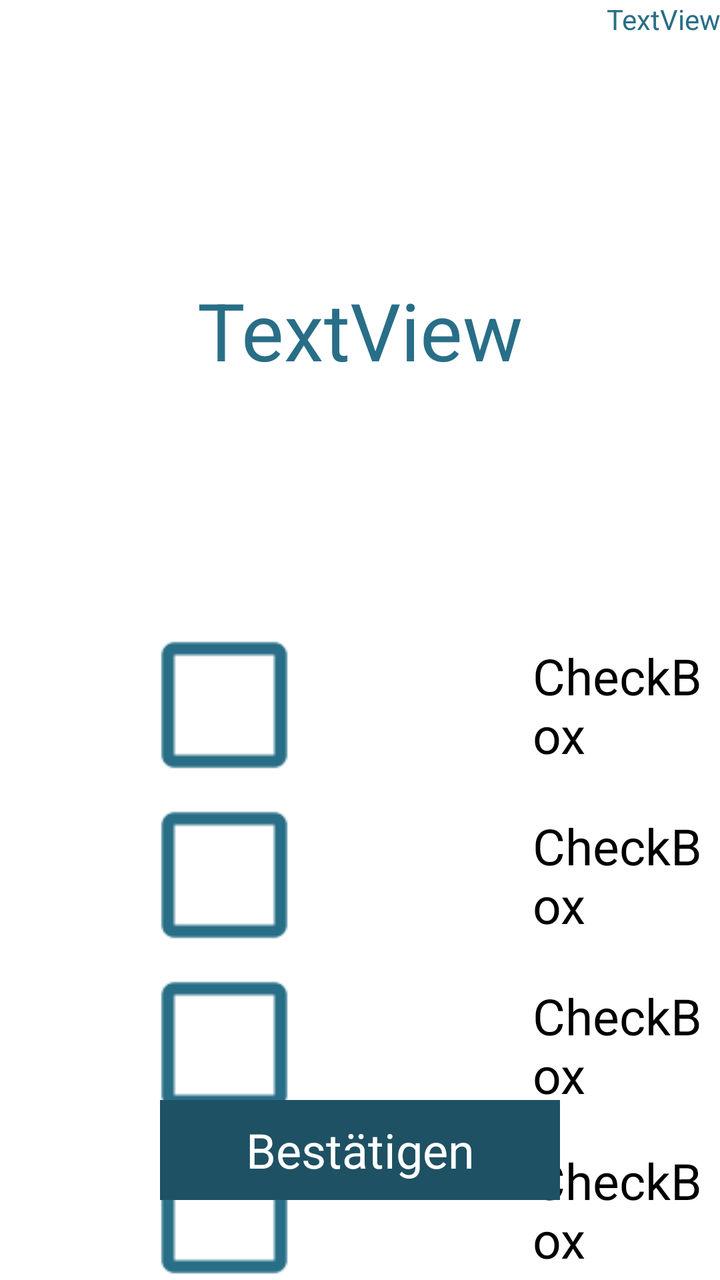
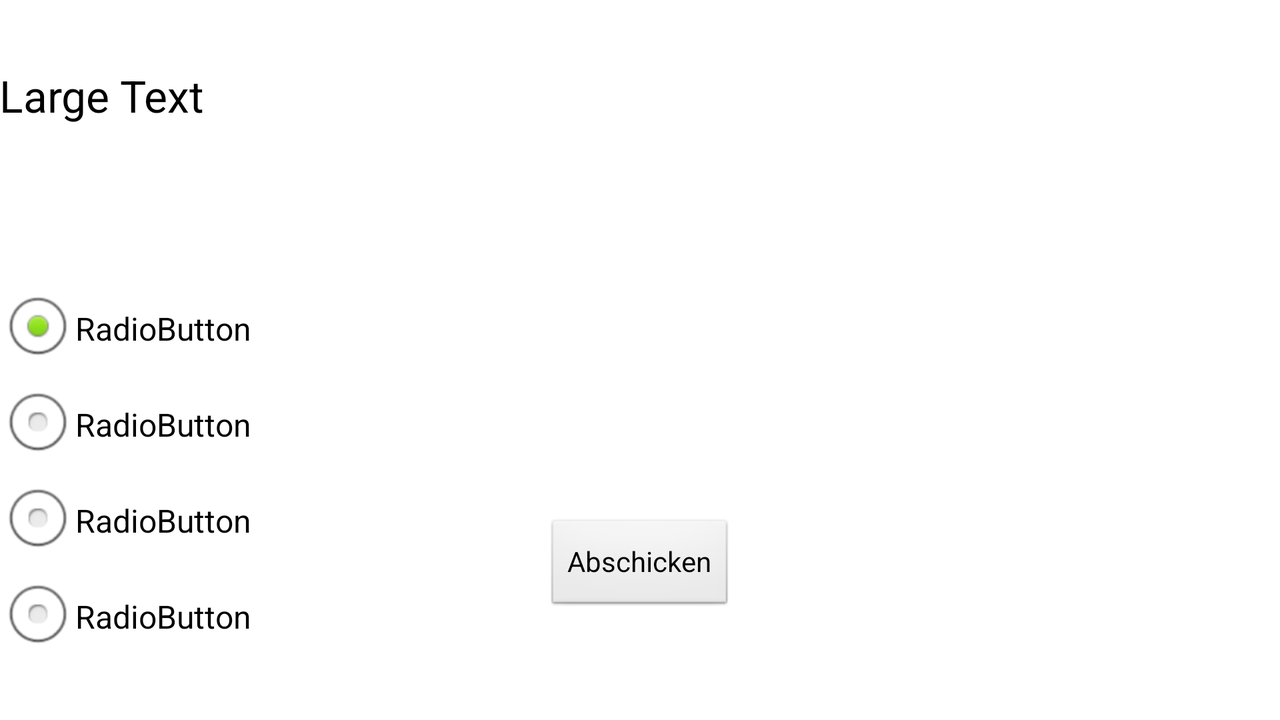

Compare how this app lays out the same screen by default and in its alternative resource folder. The renders come first, then the two layout files and the values they reference.
<!-- AndroidManifest.xml: application theme AppTheme -->
<!-- res/layout/activity_lm1_mc.xml -->
<RelativeLayout xmlns:android="http://schemas.android.com/apk/res/android"
    xmlns:tools="http://schemas.android.com/tools"
    android:layout_width="match_parent"
    android:layout_height="match_parent"
    android:paddingBottom="@dimen/activity_vertical_margin"
    android:paddingLeft="@dimen/activity_horizontal_margin"
    android:paddingRight="@dimen/activity_horizontal_margin"
    android:paddingTop="@dimen/activity_vertical_margin"
    tools:context="com.example.xml.MainActivity" >

    <TextView
        android:id="@+id/question"
        android:layout_width="match_parent"
        android:layout_height="300dp"
        android:layout_centerHorizontal="true"
        android:layout_marginTop="15dp"
        android:textColor="#296E87"
        android:textSize="40sp"
        android:gravity="center"
        android:text="TextView" />

    <CheckBox
        android:paddingLeft="20mm"
        android:id="@+id/answer1"
        android:layout_width="match_parent"
        android:layout_height="wrap_content"
        android:layout_alignLeft="@+id/question"
        android:layout_below="@+id/question"
        android:layout_marginLeft="75dp"
		android:gravity="center_vertical"
        android:text="CheckBox"
        android:textSize="25sp"
        android:button="@drawable/custom_checkbox_design" />

    <CheckBox
        android:paddingLeft="20mm"
        android:id="@+id/answer2"
        android:layout_width="match_parent"
        android:layout_height="wrap_content"
        android:layout_alignLeft="@+id/answer1"
        android:layout_below="@+id/answer1"
        android:layout_marginTop="10dp"
        android:gravity="center_vertical"
        android:text="CheckBox"
        android:textSize="25sp"
        android:button="@drawable/custom_checkbox_design" />

    <CheckBox
        android:paddingLeft="20mm"
        android:id="@+id/answer3"
        android:layout_width="match_parent"
        android:layout_height="wrap_content"
        android:layout_alignLeft="@+id/answer2"
        android:layout_below="@+id/answer2"
        android:layout_marginTop="10dp"
        android:gravity="center_vertical"
        android:text="CheckBox"
        android:textSize="25sp"
        android:button="@drawable/custom_checkbox_design" />

    <CheckBox
        android:paddingLeft="20mm"
        android:id="@+id/answer4"
        android:layout_width="match_parent"
        android:layout_height="wrap_content"
        android:layout_alignLeft="@+id/answer3"
        android:layout_below="@+id/answer3"
        android:layout_marginTop="10dp"
        android:gravity="center_vertical"
        android:text="CheckBox"
        android:textSize="25sp"
        android:button="@drawable/custom_checkbox_design" />

    <Button
        android:id="@+id/confirm"
        android:layout_width="200dp"
        android:layout_height="50dp"
        android:layout_centerHorizontal="true"
        android:layout_alignParentBottom="true"
        android:layout_marginBottom="40dp"
        android:background="@drawable/buttonshape_login"
        android:textColor="#FFFFFF"
        android:textSize="24sp"
        android:text="Bestätigen" />

    <TextView
        android:id="@+id/textview_level_mc"
        android:layout_width="wrap_content"
        android:layout_height="wrap_content"
        android:layout_alignParentRight="true"
        android:textColor="#296E87"
        android:text="TextView" />

</RelativeLayout>
<!-- resources referenced by this layout -->
<resources>
  <!-- drawable buttonshape_login (drawable) -->
  <?xml version="1.0" encoding="utf-8"?>
  <shape xmlns:android="http://schemas.android.com/apk/res/android" android:shape="rectangle" >
  <corners
  android:topLeftRadius="0dp"
  android:topRightRadius="0dp"
  android:bottomLeftRadius="0dp"
  android:bottomRightRadius="0dp"
  />
  <solid
  android:color="#1E5163"
  />
  <padding
  android:left="0dp"
  android:top="0dp"
  android:right="0dp"
  android:bottom="0dp"
  />
  
  
  <stroke
  android:width="0dp"
  android:color="#1E5163"
  />
  </shape>
  <!-- drawable custom_checkbox_design (drawable) -->
  <?xml version="1.0" encoding="utf-8"?>
       
      <selector xmlns:android="http://schemas.android.com/apk/res/android">
       
           <item android:state_checked="true" android:drawable="@drawable/checkbox_checked_75" />
           <item android:state_checked="false" android:drawable="@drawable/checkbox_unchecked_75" />
  
      </selector>
  <style name="AppTheme" parent="AppBaseTheme">
          
      </style>
  <!-- drawable checkbox_checked_75: png bitmap (drawable, 975 bytes) -->
  <!-- drawable checkbox_unchecked_75: png bitmap (drawable, 636 bytes) -->
  <style name="AppBaseTheme" parent="android:Theme.Light">
          
      </style>
</resources>
<!-- res/layout-land/activity_lm1_mc.xml (the repository's variant of the layout above) -->
<!-- drawn on the phone turned sideways -->
<RelativeLayout xmlns:android="http://schemas.android.com/apk/res/android"
    xmlns:tools="http://schemas.android.com/tools"
    android:layout_width="match_parent"
    android:layout_height="match_parent"
    android:paddingBottom="@dimen/activity_vertical_margin"
    android:paddingLeft="@dimen/activity_horizontal_margin"
    android:paddingRight="@dimen/activity_horizontal_margin"
    android:paddingTop="@dimen/activity_vertical_margin"
    tools:context="de.bg.fhdw.bfwi413a.karthago.activities.config.ConfigActivity" >

    <TextView
        android:id="@+id/textview_question_mc"
        android:layout_width="wrap_content"
        android:layout_height="wrap_content"
        android:layout_alignParentLeft="true"
        android:layout_alignParentStart="true"
        android:layout_alignParentTop="true"
        android:layout_marginTop="33dp"
        android:text="Large Text"
        android:textAppearance="?android:attr/textAppearanceLarge" />

    <RadioGroup
        android:id="@+id/radiogroup_mc"
        android:layout_width="wrap_content"
        android:layout_height="wrap_content"
        android:layout_alignLeft="@+id/textview_question_mc"
        android:layout_below="@+id/textview_question_mc"
        android:layout_marginTop="78dp" >

        <RadioButton
            android:id="@+id/radio_answer1"
            android:layout_width="wrap_content"
            android:layout_height="wrap_content"
            android:checked="true"
            android:text="RadioButton" />

        <RadioButton
            android:id="@+id/radio_answer2"
            android:layout_width="wrap_content"
            android:layout_height="wrap_content"
            android:text="RadioButton" />

        <RadioButton
            android:id="@+id/radio_answer3"
            android:layout_width="wrap_content"
            android:layout_height="wrap_content"
            android:text="RadioButton" />

        <RadioButton
            android:id="@+id/radio_answer4"
            android:layout_width="wrap_content"
            android:layout_height="wrap_content"
            android:text="RadioButton" />

    </RadioGroup>

    <Button
        android:id="@+id/btn_send_mc"
        android:layout_width="wrap_content"
        android:layout_height="wrap_content"
        android:layout_alignParentBottom="true"
        android:layout_centerHorizontal="true"
        android:layout_marginBottom="53dp"
        android:text="@string/send" />

</RelativeLayout>
<!-- resources referenced by the variant -->
<!-- as the phone turned sideways resolves them -->
<resources>
  <string name="send">Abschicken</string>
  <style name="AppTheme" parent="AppBaseTheme">
          
      </style>
  <style name="AppBaseTheme" parent="android:Theme.Light">
          
      </style>
</resources>
